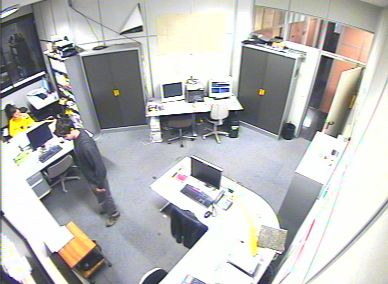
#> input picture data/person4/seq1/000048.jpg, 388 x 284 px, given in place of 000053.jpg, which was not available
$ python gen_subtracted_samples.py ../data/person4/seq1/000048.jpg ../data/person4/seq1/000055.jpg ../data/person4/seq1/000055.jpg
#> lines starting #> are read from the running program, lines starting #| are printed output that depends on the picture; after the words box and inside, x2 and y2 are one past the last pixel; in counts of white or black regions, pixels touching at a corner belong together; long printed decimals are rounded; pictures that were not available may be replaced by others from this repository, and a replacement may not be noted
### code/subtraction.py
from __future__ import print_function
import argparse, imutils, skimage, numpy, sys, cv2
import matplotlib.pyplot as plt
import os.path
from image_processor import edge_detector
from imutils.object_detection import non_max_suppression
from imutils import paths
from numpy import sqrt, abs, mean, newaxis
from PIL import Image
from skimage import io, filters
from sklearn.metrics import confusion_matrix

KERNEL_SHAPE = 5
LUMINANCE_RED = .21
LUMINANCE_GREEN = .72
LUMINANCE_YELLOW = 0.07

def grayscale(imgpath):
	"""Given an image path, return the grayscaled version of that image"""
#> called with imgpath = '../data/person1/seq1/000053.jpg'
	img = skimage.img_as_float(io.imread(imgpath))

	rows = img.shape[0]
#> rows = 284
	cols = img.shape[1]
#> cols = 388

	averaged = numpy.zeros((rows, cols))
	for r in range(rows):
		for c in range(cols):
			luminance = LUMINANCE_RED * img[r][c][0] + LUMINANCE_GREEN * img[r][c][1] + LUMINANCE_YELLOW * img[r][c][2]
			averaged[r][c] = luminance
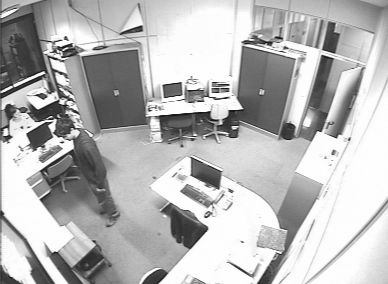
#> averaged: shape (284, 388) float64; min 0.0395, max 1, mean 0.719

	return averaged

# [58 lines left out: functions find_background_image, convolved, process, not called in this run]

# [24 lines that do not run on import are left out]


### code/gen_subtracted_samples.py
'''
Quick script to generate sample BG - subtracted images
Creates a folder called \subtracted that holds the training data after background subtraction

Change input_directory and output_directory to configure filepaths
Change start_int and num_samples to configure how many samples and which samples to process

'''

import matplotlib.pyplot as plt
from subtraction import grayscale
import skimage, numpy, sys, cv2
from skimage import io, filters


plt.rcParams['image.cmap'] = 'gray'

bg_path = '../data/person1/seq1/000053.jpg' #sys.argv[1] #this is the background image with no human
input_directory = '../data/person1/seq1/' #sys.argv[2]
output_directory = '../data/subtracted-thresh/standing/' #sys.argv[3]

# Process BG image
background = grayscale(bg_path)
b_sobel = filters.sobel(background)
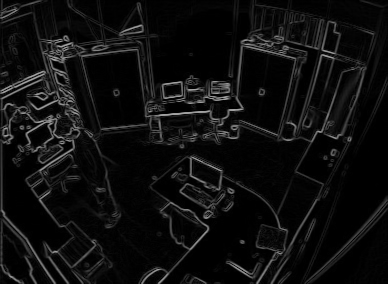
#> b_sobel: shape (284, 388) float64; min 0, max 0.678, mean 0.0586


start_int = 165
num_samples = 50
for i in range(num_samples):
	fallen = grayscale(input_directory + '000' + str(start_int+i) + '.jpg')
#> call 2 of grayscale, with imgpath = '../data/person1/seq1/000165.jpg'
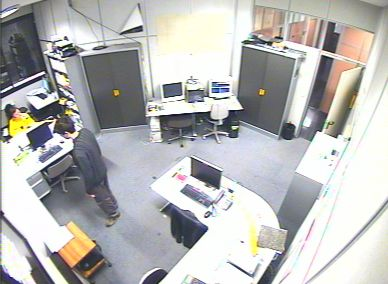
#> input picture data/person4/seq1/000055.jpg, 388 x 284 px, given in place of 000165.jpg, which was not available
	f_sobel = filters.sobel(fallen)

	sub = cv2.subtract(b_sobel, f_sobel)
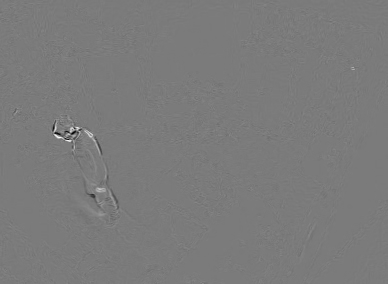
#> sub: shape (284, 388) float64; min -0.557, max 0.594, mean 0.000129; drawn with min black and max white

	thresh = filters.threshold_otsu(sub) * 1.2
#> thresh = 0.138
	print(thresh)
#| 0.1384
	sub = sub > thresh
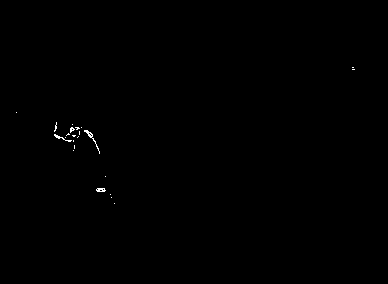
#> sub: shape (284, 388) bool; 0.18% white in thin lines or dots, all inside (x1, y1, x2, y2) = (16, 67, 355, 204)
#> (the run stopped early here; a loop or call above may not have finished)
